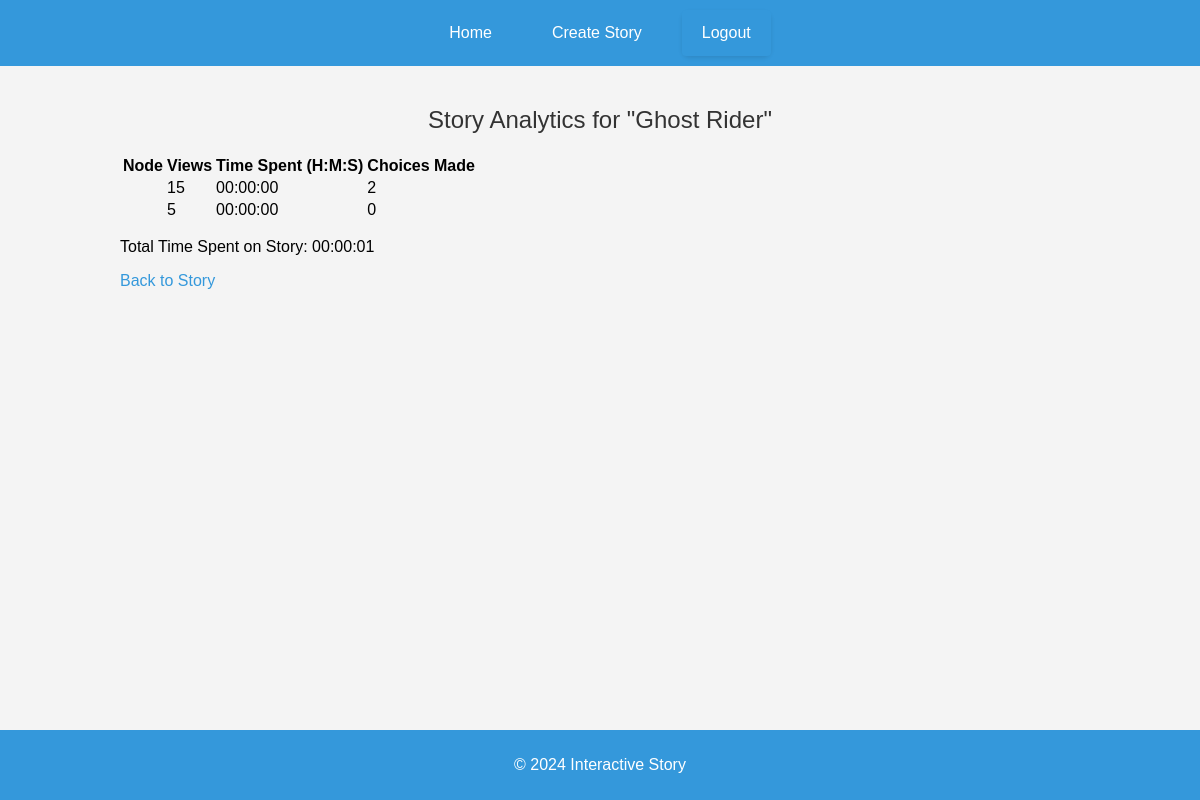
Page /stories/1/analytics/ (signed in) on the committed database.
### stories/models.py (models this page shows, shortened)
class Story(models.Model):
    title = models.CharField(max_length=200)
    author = models.ForeignKey(User, on_delete=models.CASCADE)
    description = models.TextField()

class StoryNode(models.Model):
    story = models.ForeignKey(Story, related_name='nodes', on_delete=models.CASCADE)
    text = models.TextField()
    parent = models.ForeignKey('self', related_name='children', null=True, blank=True, on_delete=models.SET_NULL)
    views = models.IntegerField(default=0)
    total_time_spent = models.DurationField(default=timezone.timedelta(0))
    start_time = models.DateTimeField(null=True, blank=True)

### stories/views.py (the view)
# urls.py: path('<int:story_id>/analytics/', views.story_analytics, name='story_analytics'),
@login_required
def story_analytics(request, story_id):
    story = get_object_or_404(Story, pk=story_id)
    nodes = story.nodes.all()  # Assuming a relationship between Story and Node
    def format_timedelta(td):
        total_seconds = int(td.total_seconds())
        hours, remainder = divmod(total_seconds, 3600)
        minutes, seconds = divmod(remainder, 60)
        return f"{hours:02}:{minutes:02}:{seconds:02}"
    for node in nodes:
        node.formatted_time_spent = format_timedelta(node.total_time_spent)
    total_time_spent = sum((node.total_time_spent for node in nodes), timedelta())
    formatted_total_time = format_timedelta(total_time_spent)
    context = {
        'story': story,
        'nodes': nodes,
        'formatted_total_time': formatted_total_time,
    }
    return render(request, 'stories/story_analytics.html', context)

### stories/templates/stories/story_analytics.html (shortened to what this page needs)
{% extends 'base.html' %}
{% block content %}
<div class="analytics-container">
    <h2 class="analytics-header">Story Analytics for "{{ story.title }}"</h2>
    <table class="analytics-table">
        <thead>
            <tr>
                <th>Node</th>
                <th>Views</th>
                <th>Time Spent (H:M:S)</th>
                <th>Choices Made</th>
            </tr>
        </thead>
        <tbody>
            {% for node in nodes %}
            <tr>
                <td>{{ node.title }}</td>
                <td>{{ node.views }}</td>
                <td>{{ node.formatted_time_spent }}</td>
                <td>{{ node.choices_from.count }}</td>
            </tr>
            {% empty %}
            <tr>
                <td colspan="4">No data available</td>
            </tr>
            {% endfor %}
        </tbody>
    </table>
    <div class="summary">
        <p>Total Time Spent on Story: <span>{{ formatted_total_time }}</span></p>
    </div>
    <a href="{% url 'story_detail' story.pk %}" class="analytics-btn">Back to Story</a>
</div>
{% endblock %}

### interactivestoryapp/static/css/style.css (style rules this page uses)
body { font-family: Arial, sans-serif; background-color: #f4f4f4; margin: 0; padding: 0; }
h1, h2, h3 { color: #333; text-align: center; font-weight: 300; }
a { color: #3498db; text-decoration: none; }

### rows in the picture
Story: title "Ghost Rider"
StoryNode: views "15", formatted_time_spent "00:00:00", choices_from.count "2"
StoryNode: views "5", formatted_time_spent "00:00:00", choices_from.count "0"
